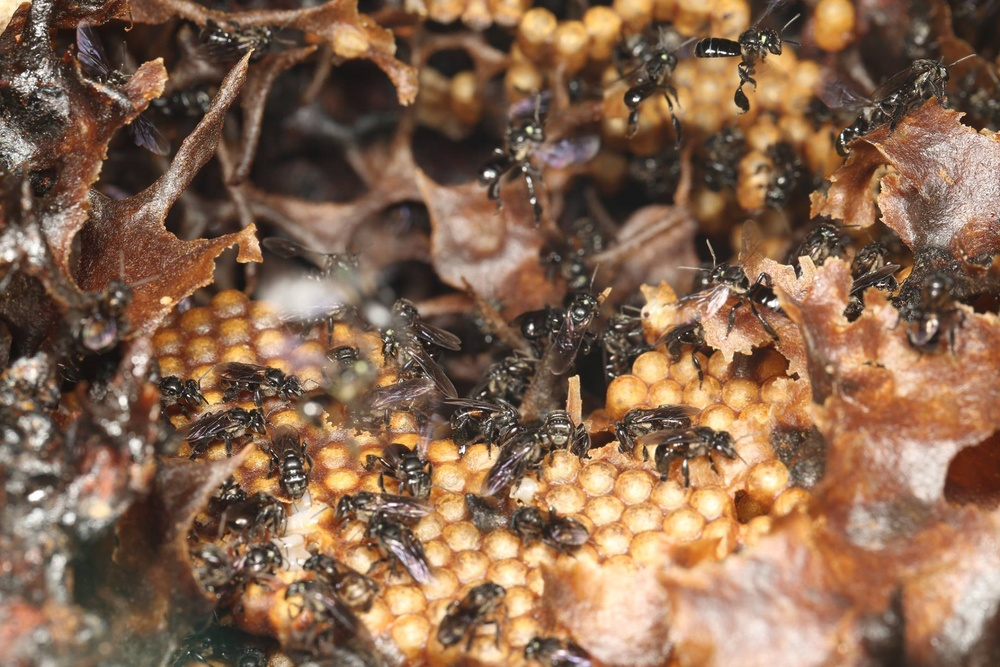
#> input picture ChatGPT/Image Processing/kelulut1.jpg, 1000 x 667 px, shrunk from 2048 x 1365 before the run
$ jupyter execute 'Module 7 Contour Detection And Object Counting.ipynb'
#> lines starting #> are read from the running program, lines starting #| are printed output that depends on the picture; after the words box and inside, x2 and y2 are one past the last pixel; in counts of white or black regions, pixels touching at a corner belong together
[cell 1]
# ===================================================
# Module 7: Contour Detection & Object Counting
# ===================================================

# Contour detection is used to find the outline or shape of objects in a binary image.
# A contour is simply a curve that joins all the continuous points along a boundary.

# Why use contours?
# - To count how many objects are present (e.g., bees, leaves, cells)
# - To draw boxes or outlines around each object
# - To extract shapes for further processing (crop, classify, etc.)

# Contours work best on binary images where:
# - Foreground/object = white (255)
# - Background = black (0)

# Workflow:
# 1. Preprocess image (grayscale → blur → threshold → clean)
# 2. Find contours
# 3. Draw them and count them

[cell 2]
import cv2
import matplotlib.pyplot as plt

# 1. Load and preprocess image
img = cv2.imread('kelulut1.jpg')
#> img is the input picture: shape (667, 1000, 3); mean B, G, R 80.2, 103.9, 135.7
gray = cv2.cvtColor(img, cv2.COLOR_BGR2GRAY)
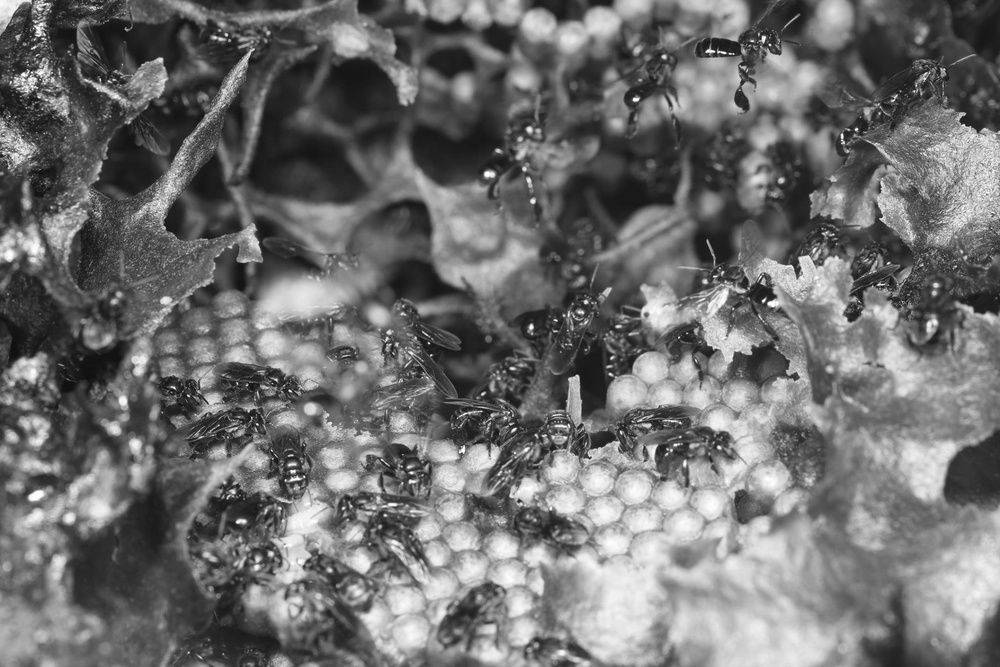
#> gray: shape (667, 1000); min 12, max 255, mean 110.7
blur = cv2.GaussianBlur(gray, (5,5), 0)
_, binary = cv2.threshold(blur, 0, 255, cv2.THRESH_BINARY_INV + cv2.THRESH_OTSU)
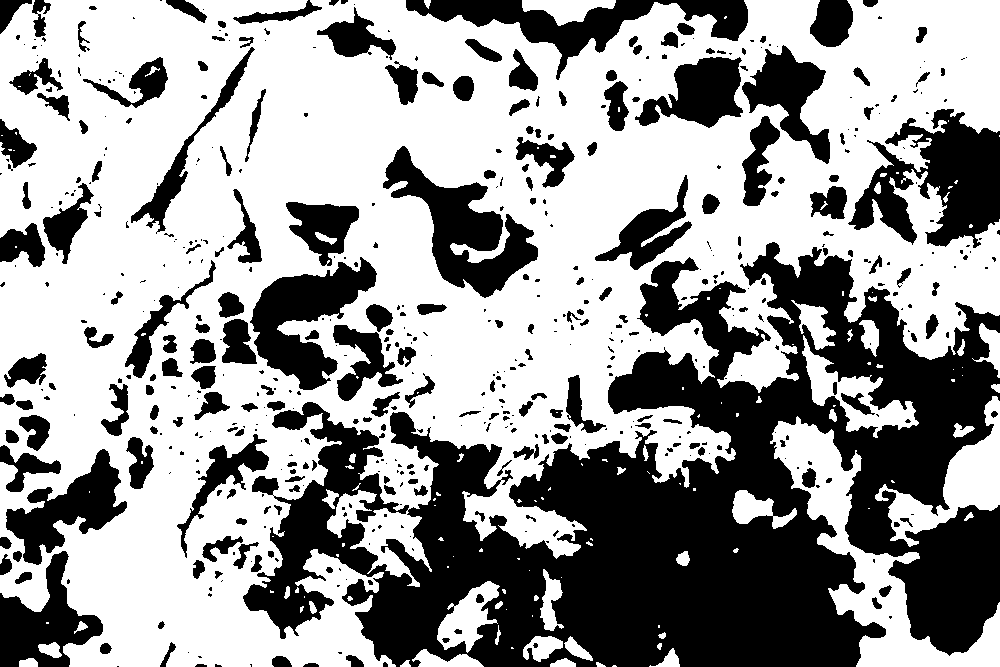
#> binary: shape (667, 1000); 60.2% white; 559 black regions (326 under 20 px), largest, box (x1, y1, x2, y2) and area: (243, 242, 1000, 667) 152362, (848, 109, 1000, 248) 11185, (383, 146, 538, 298) 8700

# 2. Optional: Clean binary image using morphology
kernel = cv2.getStructuringElement(cv2.MORPH_RECT, (3,3))
clean = cv2.morphologyEx(binary, cv2.MORPH_OPEN, kernel)
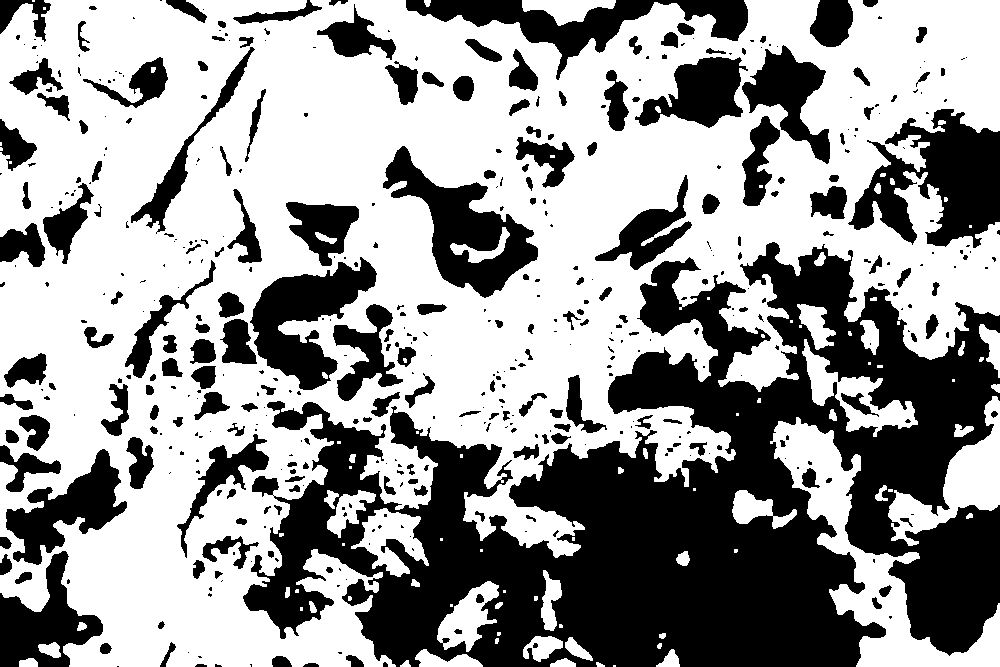
#> clean: shape (667, 1000); 59.9% white; 482 black regions (275 under 20 px)

# 3. Find contours
contours, _ = cv2.findContours(clean, cv2.RETR_EXTERNAL, cv2.CHAIN_APPROX_SIMPLE)
#> contours = 88 contours, 44 with area under 20; largest, box (x1, y1, x2, y2) and area: (0, 0, 1000, 667) 436116, (770, 417, 1000, 667) 13632, (888, 396, 1000, 546) 5422, (802, 339, 918, 437) 3498, (351, 508, 429, 577) 2418

# 4. Draw contours on original image
output = img.copy()
cv2.drawContours(output, contours, -1, (0, 255, 0), 2)
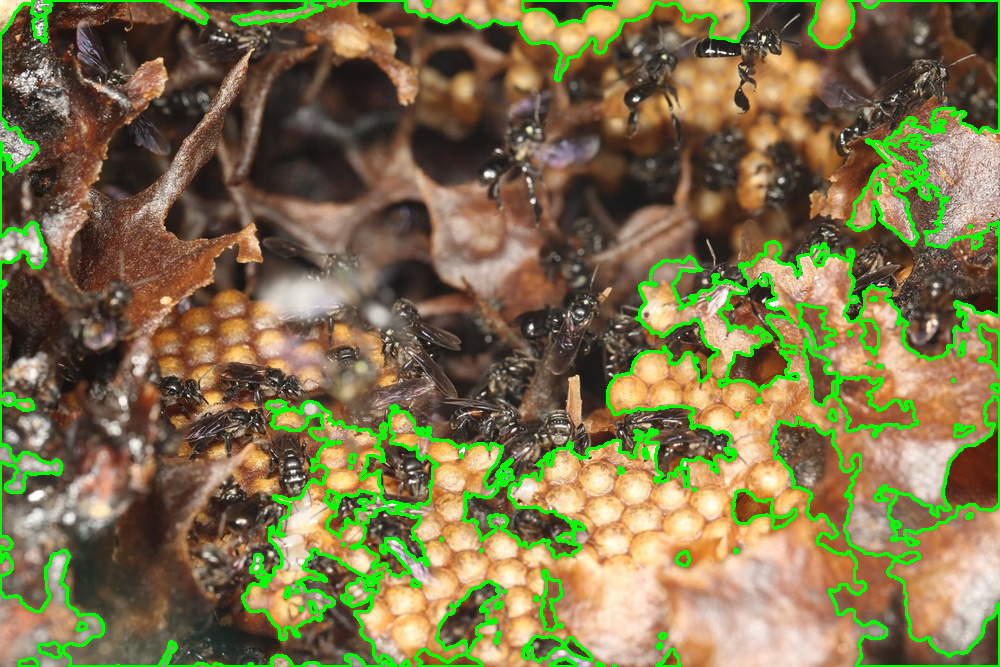
#> output: shape (667, 1000, 3); 7.58% of pixels changed, all inside (x1, y1, x2, y2) = (0, 0, 1000, 667)

# 5. Show number of detected objects
print("Number of objects detected:", len(contours))
#| Number of objects detected: 88

# 6. Show results
plt.figure(figsize=(15, 6))
plt.subplot(1, 3, 1)
plt.imshow(gray, cmap='gray')
plt.title("Grayscale Image")
plt.axis('off')

plt.subplot(1, 3, 2)
plt.imshow(binary, cmap='gray')
plt.title("Binary Image")
plt.axis('off')

plt.subplot(1, 3, 3)
plt.imshow(cv2.cvtColor(output, cv2.COLOR_BGR2RGB))
plt.title(f"Detected Contours: {len(contours)}")
plt.axis('off')

plt.tight_layout()
plt.show()
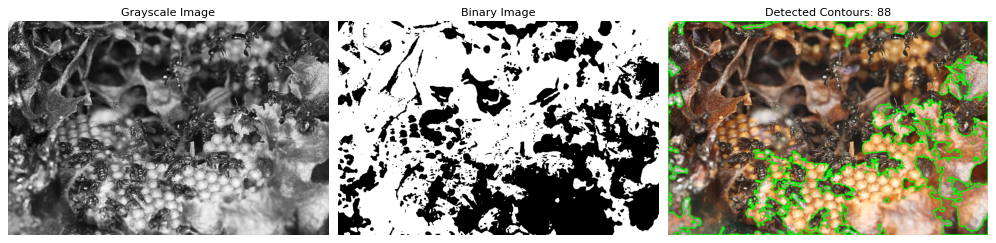
#> figure drawn by matplotlib, 3 panels

$ run again, with ChatGPT/Image Processing/kelulut2.jpg copied over ChatGPT/Image Processing/kelulut1.jpg
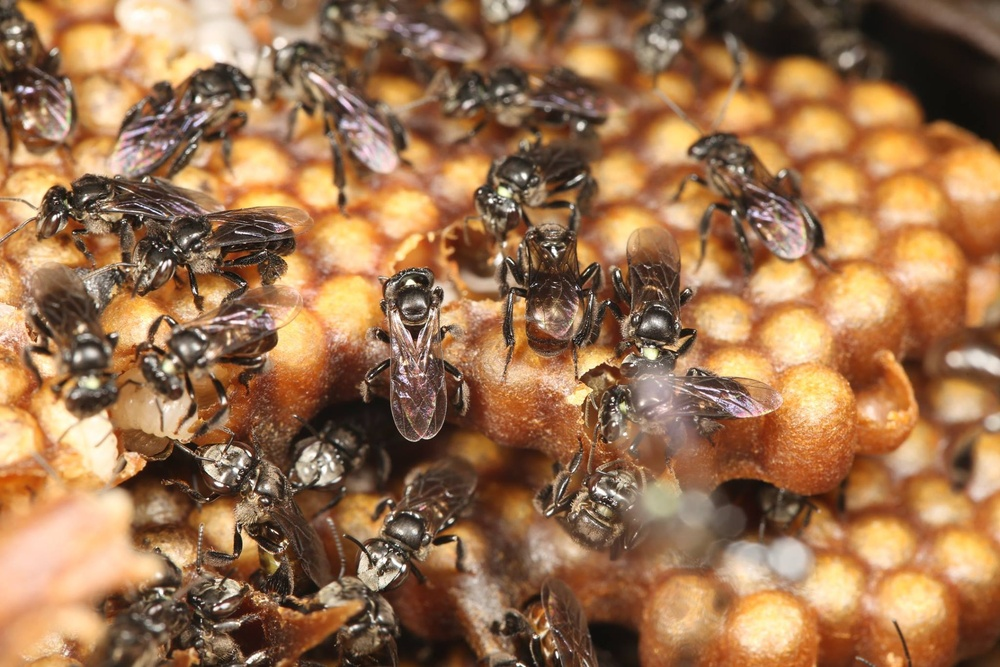
#> input picture ChatGPT/Image Processing/kelulut2.jpg, 1000 x 667 px, shrunk from 2048 x 1365 before the run
#> img is the input picture: shape (667, 1000, 3); mean B, G, R 78.5, 114.1, 156.2
#> `_, binary = cv2.threshold(blur, 0, 255, cv2.THRESH_BINARY_INV + cv2.TH..`:
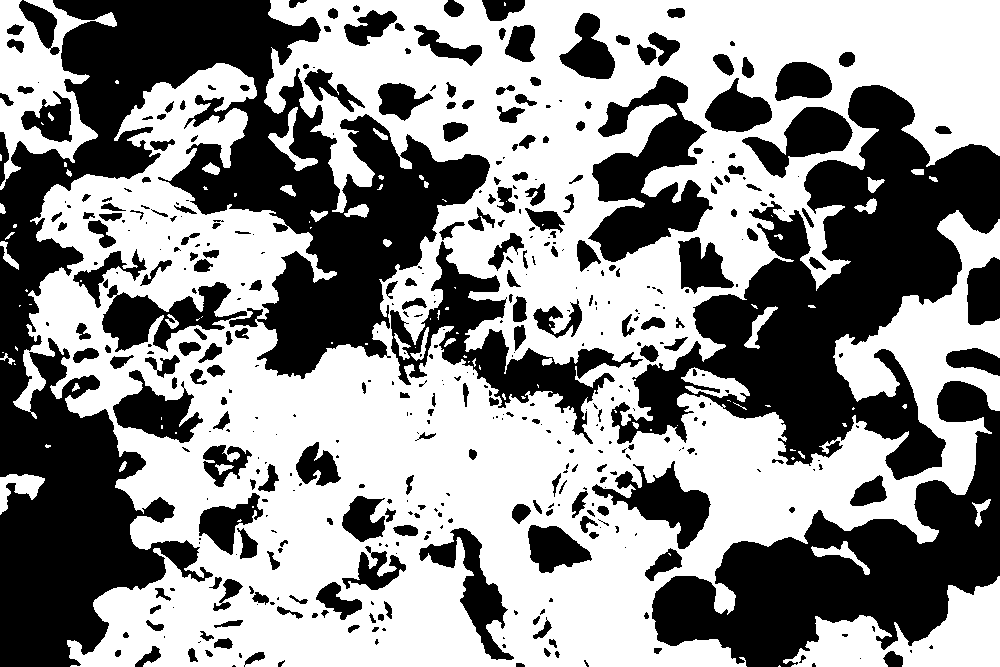
#> binary: shape (667, 1000); 55.9% white; 458 black regions (220 under 20 px), largest, box (x1, y1, x2, y2) and area: (0, 0, 490, 667) 105716, (611, 85, 1000, 480) 57359, (652, 381, 1000, 667) 37454
#> clean: shape (667, 1000); 55.5% white; 388 black regions (173 under 20 px)
#> contours = 80 contours, 41 with area under 20; largest, box (x1, y1, x2, y2) and area: (27, 0, 1000, 667) 409472, (792, 576, 1000, 667) 9107, (0, 0, 98, 163) 8942, (683, 369, 750, 402) 876, (0, 474, 45, 514) 766
#> output: shape (667, 1000, 3); 7.97% of pixels changed, all inside (x1, y1, x2, y2) = (0, 0, 1000, 667)
#| Number of objects detected: 80
#> `plt.show()`:
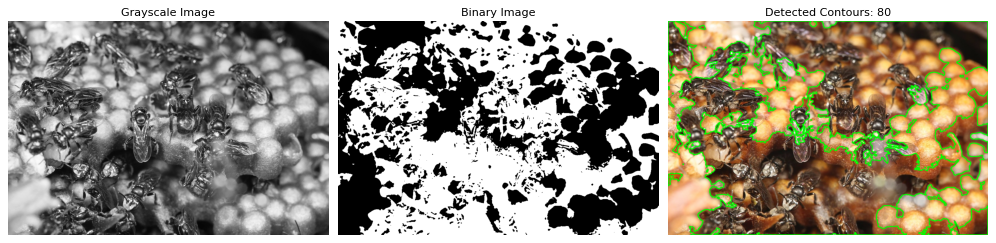
#> figure drawn by matplotlib, 3 panels

$ run again, with ChatGPT/Image Processing/kelulut3.jpg copied over ChatGPT/Image Processing/kelulut1.jpg
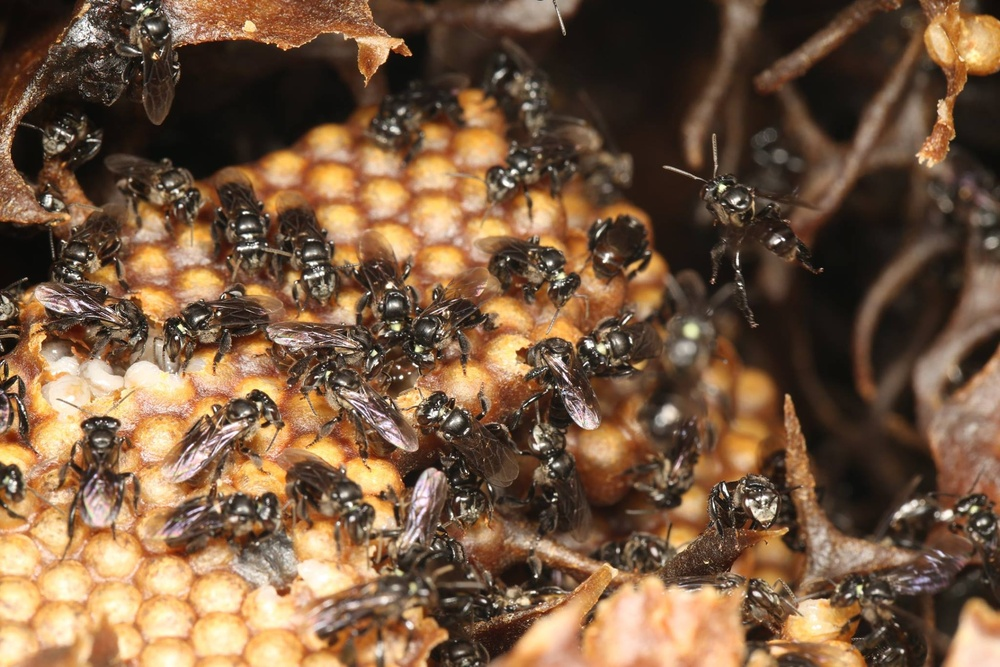
#> input picture ChatGPT/Image Processing/kelulut3.jpg, 1000 x 667 px, shrunk from 2048 x 1365 before the run
#> img is the input picture: shape (667, 1000, 3); mean B, G, R 65.1, 90.3, 119.7
#> `_, binary = cv2.threshold(blur, 0, 255, cv2.THRESH_BINARY_INV + cv2.TH..`:
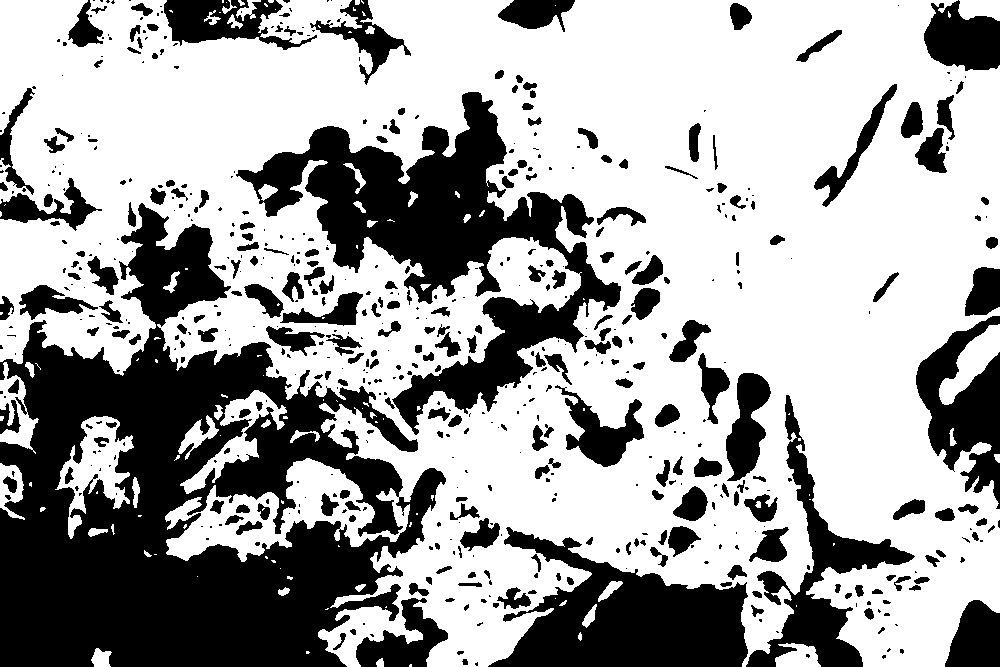
#> binary: shape (667, 1000); 64.1% white; 595 black regions (339 under 20 px), largest, box (x1, y1, x2, y2) and area: (0, 203, 446, 667) 99721, (236, 92, 621, 435) 39024, (488, 527, 748, 667) 19734
#> clean: shape (667, 1000); 63.7% white; 484 black regions (266 under 20 px)
#> contours = 78 contours, 34 with area under 20; largest, box (x1, y1, x2, y2) and area: (0, 0, 1000, 667) 473836, (166, 458, 379, 562) 9456, (58, 416, 133, 512) 3406, (939, 324, 1000, 405) 1914, (181, 433, 258, 494) 1263
#> output: shape (667, 1000, 3); 6.66% of pixels changed, all inside (x1, y1, x2, y2) = (0, 0, 1000, 667)
#| Number of objects detected: 78
#> `plt.show()`:
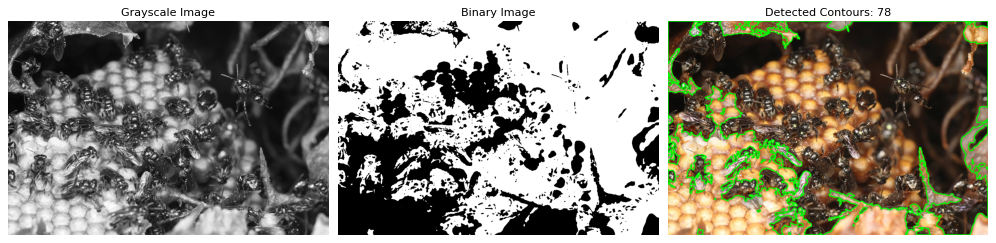
#> figure drawn by matplotlib, 3 panels
